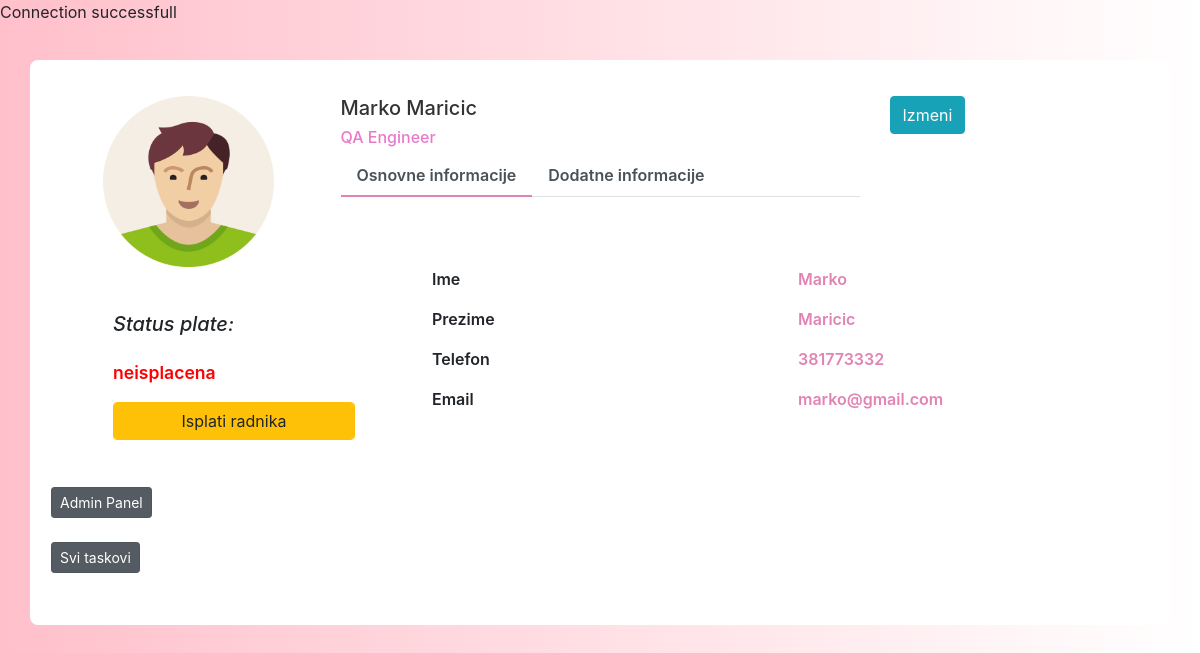
Screenshot of /GUI/user/profile.php?id_radnik=1 (signed in) with the database file from the repository.
### tables this page shows
CREATE TABLE `radnik` (
  `id_radnik` int(11) NOT NULL,
  `ime` varchar(20) NOT NULL,
  `prezime` varchar(45) NOT NULL,
  `email` varchar(45) NOT NULL,
  `lozinka` varchar(45) NOT NULL,
  `datum_rodjenja` date NOT NULL,
  `datum_zaposlenja` date NOT NULL,
  `telefon` int(11) NOT NULL,
  `slika` varchar(120) DEFAULT NULL,
  `plata` int(7) NOT NULL,
  `id_rola` int(11) NOT NULL,
  `radno_mesto` int(11) NOT NULL,
  `id_plata` int(11) NOT NULL,
  `poslednja_plata` date NOT NULL,
  `sledeca_plata` date NOT NULL
);

CREATE TABLE `radno_mesto` (
  `id_radno_mesto` int(11) NOT NULL,
  `naziv` varchar(45) NOT NULL,
  `opis` varchar(500) NOT NULL,
  `kreirano` timestamp NOT NULL DEFAULT CURRENT_TIMESTAMP ON UPDATE CURRENT_TIMESTAMP
);

CREATE TABLE `plata_status` (
  `id_plata` int(11) NOT NULL,
  `status` varchar(45) NOT NULL
);

### BL/Profile.php (called while the page is built, shortened)
<?php
class Profile
{
	private $conn;
	private $table = "radnik";
	public $id_radnik;
	public $id_plata;
	public function __construct($db)
	{
		$this->conn = $db;
	}
	public function readProfile()
	{
		$this->id_plata = $this->checkSalary();
		$query = "SELECT r.ime,r.prezime,r.telefon,r.email,r.lozinka,r.datum_rodjenja,r.datum_zaposlenja,r.slika,r.plata,r.poslednja_plata,r.sledeca_plata,r.id_plata,
		m.naziv,p.status
		FROM ((" . $this->table . " r LEFT JOIN radno_mesto m ON r.radno_mesto = m.id_radno_mesto)
		LEFT JOIN plata_status p ON r.id_plata = p.id_plata)
		WHERE r.id_radnik = ?
		LIMIT 0,1";
		$stmt = $this->conn->prepare($query);
		$stmt->bindParam(1, $this->id_radnik);
		$stmt->execute();
		$row = $stmt->fetch(PDO::FETCH_ASSOC);
		$this->ime = $row['ime'];
		$this->prezime = $row['prezime'];
		$this->telefon = $row['telefon'];
		$this->email = $row['email'];
		$this->slika = $row['slika'];
		$this->radno_mesto = $row['naziv'];
		$this->plata_status = $row['status'];
	}
	private function checkSalary()
	{
		$query = "SELECT sledeca_plata
		FROM " . $this->table . "
		WHERE id_radnik = ?";
		$stmt = $this->conn->prepare($query);
		$stmt->bindParam(1, $this->id_radnik);
		$stmt->execute();
		$row = $stmt->fetch(PDO::FETCH_ASSOC);
		$this->sledeca_plata = $row['sledeca_plata'];
		$today_time = new DateTime(date("Y/m/d"));
		$expire_time = new DateTime($this->sledeca_plata);
		if ($today_time > $expire_time) {
			$this->id_plata = self::UNPAID;
		}
		return $this->id_plata;
	}
}

### GUI/user/profile.php (the view, shortened to what this page needs)
<?php
include_once '../../DAL/Database.php';
include_once '../../BL/Profile.php';
$database = new Database();
$db = $database->getConnection();
$profile = new Profile($db);
$profile->id_radnik = isset($_GET['id_radnik']) ? $_GET['id_radnik'] : die();
$profile->readProfile();
 ?>
<!DOCTYPE html>
<html lang="en">
  <head>
    <link rel="stylesheet" href="https://stackpath.bootstrapcdn.com/bootstrap/4.3.1/css/bootstrap.min.css">
    <link rel="stylesheet" href="../css/profile.css">
  </head>
  <body>
    <div class="container emp-profile">
            <form method="post">
                <div class="row">
                    <div class="col-md-3">
                        <div class="profile-img">
                        <img src='<?php echo $profile->slika;  ?>' alt=""/>
                        </div>
                    </div>
                    <div class="col-md-6">
                        <div class="profile-head">
                                    <h5>
                                        <?php echo $profile->ime . " " . $profile->prezime; ?>
                                    </h5>
                                    <h6>
                                        <?php echo $profile->radno_mesto; ?>
                                    </h6>
                            <ul class="nav nav-tabs" id="myTab" role="tablist">
                                <li class="nav-item">
                                    <a class="nav-link active" id="home-tab" data-toggle="tab" href="#home" role="tab" aria-controls="home" aria-selected="true">Osnovne informacije</a>
                                </li>
                                <li class="nav-item">
                                    <a class="nav-link" id="profile-tab" data-toggle="tab" href="#profile" role="tab" aria-controls="profile" aria-selected="false">Dodatne informacije</a>
                                </li>
                            </ul>
                        </div>
                    </div>
                    <div class="col-md-2">
                        <?php if (isset($_SESSION['admin'])) {
                       ?>
                        <a href="../admin/editprofile.php?id_radnik=<?php echo $profile->id_radnik ?>" class="btn btn-info">Izmeni</a>
                         <?php }
                        ?>
                    </div>
                </div>
                <div class="row">
                    <div class="col-md-4">
                        <div class="profile-work">
                            <br></br>
                            <h5><i>Status plate:</i></h5>
                            <?php if ($profile->id_plata == 1) {
                                echo "<p class='placeno'>" . $profile->plata_status . "</p>";
                            } else {
                     echo "<p class='neplaceno'>" . $profile->plata_status . "</p>";
                                if (isset($_SESSION['admin'])) {
                echo "<input type='submit' class='form-control btn btn-warning'
    name = 'submit' value = 'Isplati radnika'>";
                            }} ?>
                        </div>
                    <div class = "row">
            <?php if (isset($_SESSION['admin'])) {
                    ?>
            <a href="../admin/dash.php" class="btn btn-secondary btn-lg active btn-sm" role="button" aria-pressed="true" >Admin Panel</a>
            <?php } else { ?>
            <a href="../landing/index.html" class="btn btn-secondary btn-lg active btn-sm" role="button" aria-pressed="true">Pocetna strana</a>
            <?php } ?>
            <a href="../user/tasks.php" class="btn btn-secondary btn-lg active btn-sm" role="button" aria-pressed="true">Svi taskovi</a>
            </div>
                    </div>
                    <div class="col-md-8">
                        <div class="tab-content profile-tab" id="myTabContent">
                            <div class="tab-pane fade show active" id="home" role="tabpanel" aria-labelledby="home-tab">
                                        <div class="row">
                                            <div class="col-md-6">
                                                <label>Ime</label>
                                            </div>
                                            <div class="col-md-6">
                                                <p><?php
                                                echo $profile->ime;
                                                 ?></p>
                                            </div>
                                        </div>
                                        <div class="row">
                                            <div class="col-md-6">
                                                <label>Prezime</label>
                                            </div>
                                            <div class="col-md-6">
                                                <p><?php echo $profile->prezime; ?></p>
                                            </div>
                                        </div>
                                        <div class="row">
                                            <div class="col-md-6">
                                                <label>Telefon</label>
                                            </div>
                                            <div class="col-md-6">
                                                <p><?php echo $profile->telefon; ?></p>
                                            </div>
                                        </div>
                                        <div class="row">
                                            <div class="col-md-6">
                                                <label>Email</label>
                                            </div>
                                            <div class="col-md-6">
                                                <p><?php echo $profile->email ?></p>
                                            </div>
                                        </div>
                            </div>
                        </div>
                    </div>
                </div>
            </form>
        </div>
  </body>
</html>

### GUI/css/profile.css (style rules this page uses)
body { background: -webkit-linear-gradient(left, pink, #ffffff); }
.emp-profile { padding: 3%; margin-top: 3%; margin-bottom: 3%; border-radius: 0.5rem; background: white; }
.profile-img { text-align: center; }
.profile-img img { width: 70%; height: 100%; }
.profile-head h5 { color: #333; }
.profile-head h6 { color: #e97aca; }
.profile-head .nav-tabs { margin-bottom:5%; }
.profile-head .nav-tabs .nav-link { font-weight:600; border: none; color: #495057; }
.profile-head .nav-tabs .nav-link.active { border: none; border-bottom:2px solid #e184b4; }
.profile-work { padding: 14%; margin-top: -15%; }
.profile-work p { font-size: 12px; color: #818182; font-weight: 600; margin-top: 10%; }
.profile-tab label { font-weight: 600; }
.profile-tab p { font-weight: 600; color: #e184b4; }
.placeno,.neplaceno { font-size: 1.1em !important; font-weight: italic !important; }
.neplaceno { color: red !important; }

### rows the page displays
radnik: slika (picture), ime "Marko", prezime "Maricic", radno_mesto.naziv "QA Engineer", id_plata.status "neisplacena", telefon "381773332", email "marko@gmail.com"
